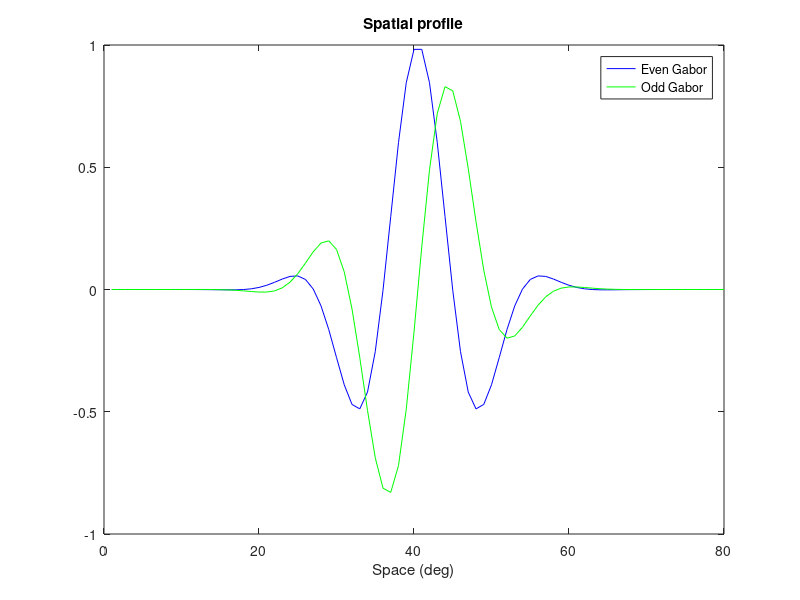
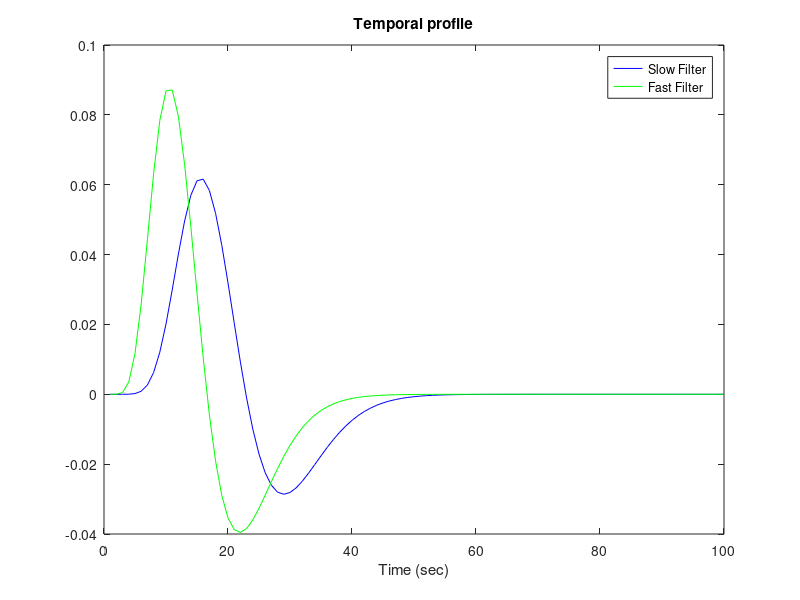
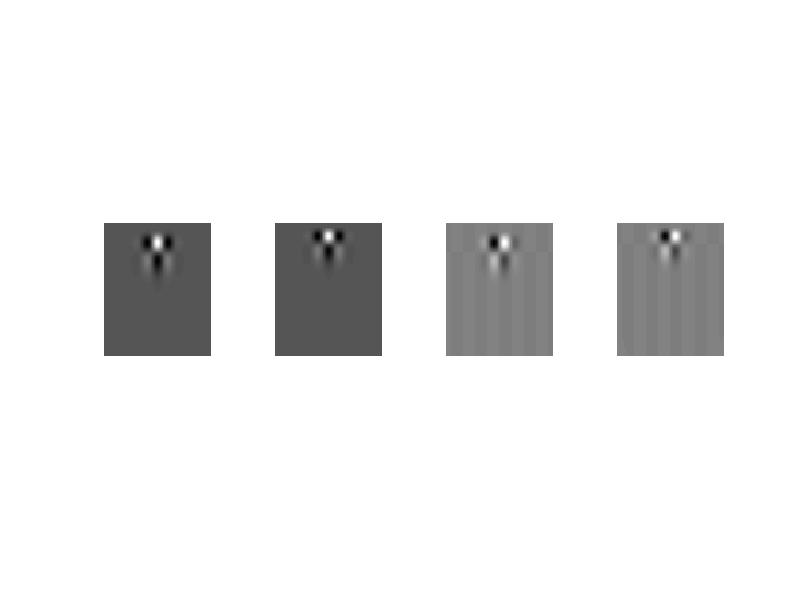
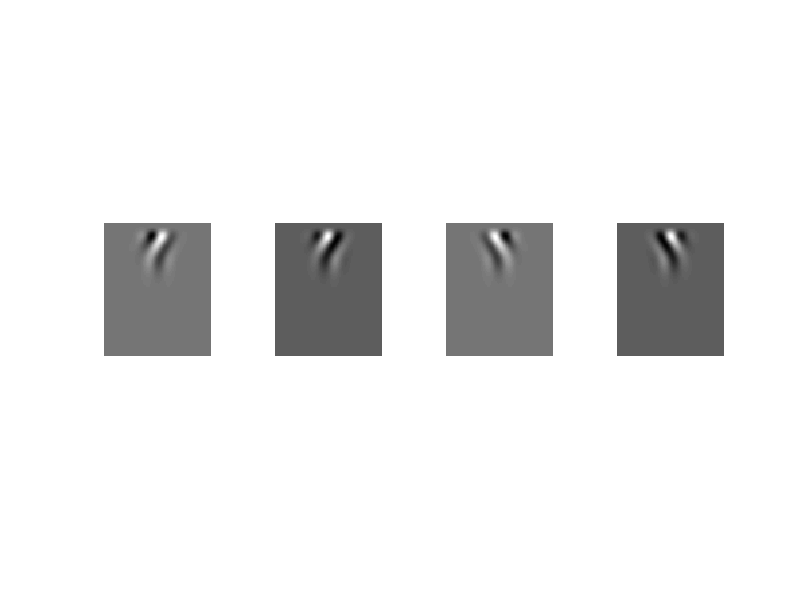

MATLAB code to generate these figures, in order: (Note: this script raises an error after producing the figures.)
% Implementation of the Adelson & Bergen (1985) motion energy model.
% Example Matlab code by George Mather, University of Sussex, UK, 2010.
% 
% An expanded version of the code is used by George Mather and Kirsten 
% Challinor as part of a Wellcome Trust funded research project. Initial
% code was partially based on a tutorial forming part of a short course at
% Cold Spring Harbor Laboratories, USA.
% 
% This script is part of an online guide to implementing the Adelson-Bergen
% motion energy model:
%
% http://www.lifesci.sussex.ac.uk/home/George_Mather/EnergyModel.htm
%
% It is free for non-commercial educational use, with appropriate 
% acknowledgement.
%
% The script requires a variable called 'stim' to be loaded in 
% Step 3b. You can use 'AB15.mat' & 'AB16.mat' or input your own stimulus.
%
%--------------------------------------------------------------------------
%           STEP 1: Create component spatiotemporal filters 
%--------------------------------------------------------------------------

clear all; 
close all;

figPath = 'C:\Users\angie\GitRoot\bike_lights\figs\';

scr.measuredFrameRate  = 60; % [Hz] Approximate
params.viewingDistance = 40; % [cm] Approximate
params.framesPerCycle  = scr.measuredFrameRate; % [frames] Equal to the frame rate for 1 Hz

% Step 1a: Define the space axis of the filters
nx = 80;              % Number of spatial samples in the filter
max_x = 2.0;          % Half-width of filter (deg)
dx = (max_x*2)/nx;    % Spatial sampling interval of filter (deg)

% A row vector holding spatial sampling intervals
x_filt = linspace(-max_x,max_x,nx);

% Spatial filter parameters
sx = 0.5;   %standard deviation of Gaussian, in deg.
sf = 1.1;   %spatial frequency of carrier, in cpd

% Spatial filter response
gauss = exp(-x_filt.^2/sx.^2);          % Gaussian envelope
even_x = cos(2*pi*sf*x_filt).*gauss;    % Even Gabor
odd_x = sin(2*pi*sf*x_filt).*gauss;     % Odd Gabor

figure();
plot(even_x, 'b');
hold on;
plot(odd_x, 'g');
xlabel('Space (deg)')
legend('Even Gabor', 'Odd Gabor', box='off')
title('Spatial profile')

saveas(gcf, strcat(figPath, 'Spatial_profile.svg'))

% Step 1b: Define the time axis of the filters
nt = 100;         % Number of temporal samples in the filter
max_t = 0.5;      % Duration of impulse response (sec)
dt = max_t/nt;    % Temporal sampling interval (sec)

% A column vector holding temporal sampling intervals
t_filt = linspace(0, max_t, nt)';

% Temporal filter parameters
k = 100;    % Scales the response into time units
slow_n = 9; % Width of the slow temporal filter
fast_n = 6; % Width of the fast temporal filter
beta =0.9;  % Beta. Represents the weighting of the negative
            % phase of the temporal relative to the positive 
            % phase.

% Temporal filter response (formula as in Adelson & Bergen, 1985, Eq. 1)
slow_t = (k*t_filt).^slow_n .* exp(-k*t_filt).*(1/factorial(slow_n)-beta.*((k*t_filt).^2)/factorial(slow_n+2));
fast_t = (k*t_filt).^fast_n .* exp(-k*t_filt).*(1/factorial(fast_n)-beta.*((k*t_filt).^2)/factorial(fast_n+2));

figure();
plot(slow_t, 'b');
hold on;
plot(fast_t, 'g');
xlabel('Time (sec)')
legend('Slow Filter', 'Fast Filter', box='off')
title('Temporal profile')
saveas(gcf, strcat(figPath, 'Temporal_profile.svg'))

% Step 1c: combine space and time to create spatiotemporal filters
e_slow = slow_t * even_x;   % SE/TS
e_fast = fast_t * even_x;   % SE/TF
o_slow = slow_t * odd_x;    % SO/TS
o_fast = fast_t * odd_x;    % SO/TF

st_filters = {e_slow, e_fast, o_slow, o_fast};

figure()
for i = 1:length(st_filters)
    subplot(1,4,i)
    imagesc(st_filters{i})
    colormap("gray")
    axis off
    axis equal
end

saveas(gcf, strcat(figPath, 'Spatiotemporal_filters.svg'))

%--------------------------------------------------------------------------
%         STEP 2: Create spatiotemporally oriented filters
%--------------------------------------------------------------------------
left_1  = o_fast+e_slow;     % L1
left_2  = -o_slow+e_fast;    % L2
right_1 = -o_fast+e_slow;    % R1
right_2 = o_slow+e_fast;     % R2

st_oriented_filters = {left_1, left_2, right_1, right_2};

figure()
for i = 1:length(st_oriented_filters)
    subplot(1,4,i)
    imagesc(st_oriented_filters{i})
    colormap('gray')
    axis('off')
    axis('equal')
end

saveas(gcf, strcat(figPath, 'Spatiotemporal_oriented_filters.svg'))

%--------------------------------------------------------------------------
%         STEP 3: Convolve the filters with a stimulus
%--------------------------------------------------------------------------

% Step 3a: Define the space and time dimensions of the stimulus

% SPACE: x_stim is a row vector to hold sampled x-positions of the space.
stim_width = 4;  % half width in degrees, gives 8 degrees total
x_stim = -stim_width:dx:round(stim_width-dx);

% TIME: t_stim is a col vector to hold sampled time intervals of the space
stim_dur = 1.5;    %total duration of the stimulus in seconds
t_stim = (0:dt:round(stim_dur-dt))';

% Step 3b Load a stimulus (load 'AB15.mat' or 'AB16.mat') or Create a bitmap
%load('AB15.mat');

bgVal   = 0; % Background color
stimVal = 1; % Stim color

imgSizeX  = 4000;
xs        = 0:imgSizeX;
startXPos = 20;

stimSpeed = [0, 1, 2, 3, 4, 5, 6, 7, 8, 9, 10, 11]; % [px/frame]

% how many time intervals to run simulation?
ts = 200;

output = [];
for s=1:length(stimSpeed)
    % figure(s)

    stimBitmap = [];
    for t = 1:ts
        % generat 1D stimulus
        currentT = repmat(bgVal,1,size(xs,2));
        currentX = startXPos + (t-1)*stimSpeed(s);

        if currentX > imgSizeX
            continue
        else
            currentT(currentX) = stimVal;

            stimBitmap(t,:) = currentT;
            % imagesc(stimBitmap);
            % colormap(gray);
            % xlabel('x position');
            % ylabel('time');
        end

    end

    output(s).speed = stimSpeed(s);
    output(s).stim = stimBitmap;

end

% % Make sine wave for flicker
% samples       = 1:ts;
% amplitude     = 0.5;
% phaseShift    = 0;
% verticalShift = 0;
% fullWaveForm = amplitude * sind(360/scr.measuredFrameRate*samples + phaseShift) + verticalShift;
% 
% % Pulse the signal
% for s = 1:length(output)
%     for t = 1:ts
%         if fullWaveForm(t) < 0
%             output(s).stim(t,:) = 0;
%         end
%     end
% end

energy = [];
for s = 1:length(output)
    stim = output(s).stim;

    % Step 3c: convolve
    
    % Rightward responses
    resp_right_1 = conv2(stim, right_1, 'valid');
    resp_right_2 = conv2(stim, right_2, 'valid');
    
    % Leftward responses
    resp_left_1 = conv2(stim, left_1, 'valid');
    resp_left_2 = conv2(stim, left_2, 'valid');
    
    %--------------------------------------------------------------------------
    %         STEP 4: Square the filter output
    %--------------------------------------------------------------------------
    resp_left_1  = resp_left_1.^2;
    resp_left_2  = resp_left_2.^2;
    resp_right_1 = resp_right_1.^2;
    resp_right_2 = resp_right_2.^2;
    
    %--------------------------------------------------------------------------
    %         STEP 5: Normalise the filter output
    %--------------------------------------------------------------------------
    % Calc left and right energy
    energy_right = resp_right_1 + resp_right_2;
    energy_left  = resp_left_1 + resp_left_2;
    
    % Calc total energy
    output(s).total_energy = sum(sum(energy_right))+sum(sum(energy_left));
    
    % Normalise each directional o/p by total output
    RR1 = sum(sum(resp_right_1)) / output(s).total_energy;
    RR2 = sum(sum(resp_right_2)) / output(s).total_energy;
    LR1 = sum(sum(resp_left_1)) / output(s).total_energy;
    LR2 = sum(sum(resp_left_2)) / output(s).total_energy;
    
    %--------------------------------------------------------------------------
    %         STEP 6: Sum the paired filters in each direction
    %--------------------------------------------------------------------------
    output(s).right_Total = RR1 + RR2;
    output(s).left_Total  = LR1 + LR2;
    
    %--------------------------------------------------------------------------
    %         STEP 7: Calculate net energy as the R-L difference
    %--------------------------------------------------------------------------
    output(s).motion_energy = output(s).right_Total - output(s).left_Total;
    energy(:,s) = output(s).motion_energy;
    
    %--------------------------------------------------------------------------
    %         SUPPLEMENTARY CODE: Display summary output and graphics
    %--------------------------------------------------------------------------
    % Display motion energy statistic
    fprintf('\n\nNet motion energy = %g\n\n',output(s).motion_energy);
    
    % Plot the stimulus
    figure(20)
    subplot(3, 4, s);
    imagesc(stim); 
    colormap(gray);
    %axis off
    xlabel('x position');
    ylabel('time');
    title(strcat(num2str(stimSpeed(s)), ' px/frame'));
    %caxis([0, 1.0]);
    %axis equal
    
    % Plot the output:
    %   Generate motion contrast matrix
    energy_opponent = energy_right - energy_left; % L-R difference matrix
    [xv, yv]        = size(energy_left); % Get the size of the response matrix
    energy_flicker  = output(s).total_energy/(xv * yv); % A value for average total energy
    
    % Re-scale (normalize) each pixel in the L-R matrix using average energy.
    motion_contrast = energy_opponent/energy_flicker;
    
    % Plot, scaling by max L or R value
    mc_max = max(max(motion_contrast));
    mc_min = min(min(motion_contrast));
    
    if (abs(mc_max) > abs(mc_min))
        peak = abs(mc_max);
    else
        peak = abs(mc_min);
    end
    
    figure (21)
    subplot(3, 4, s)
    imagesc(motion_contrast); 
    colormap(gray);
    % axis off
    clim([-peak, peak]);
    % axis equal
    title(strcat(num2str(stimSpeed(s)), ' px/frame'));
    %--------------------------------------------------------------------------

end

% % Show quick movie
% figure(); hold on;
% for t =1:ts
%     imagesc(output(3).stim(t,:))
%     colormap(gray);
%     xlabel('x position');
%     ylabel('time')
%     drawnow;
% end


% figure()
% for s = 1:length(output)
%     plot(output(s).right_Total, output(s).left_Total, 'o')
%     hold on;
% end

figure()
for s = 1:length(output)
    plot(output(s).speed, output(s).motion_energy, '.k')
    hold on;
end

f = fit(stimSpeed', energy', 'poly2'); % Fit the data
plot(f, stimSpeed, energy) % Plot the fit

xlabel('stimulus speed (px/frame)');
ylabel('Net motion energy response');